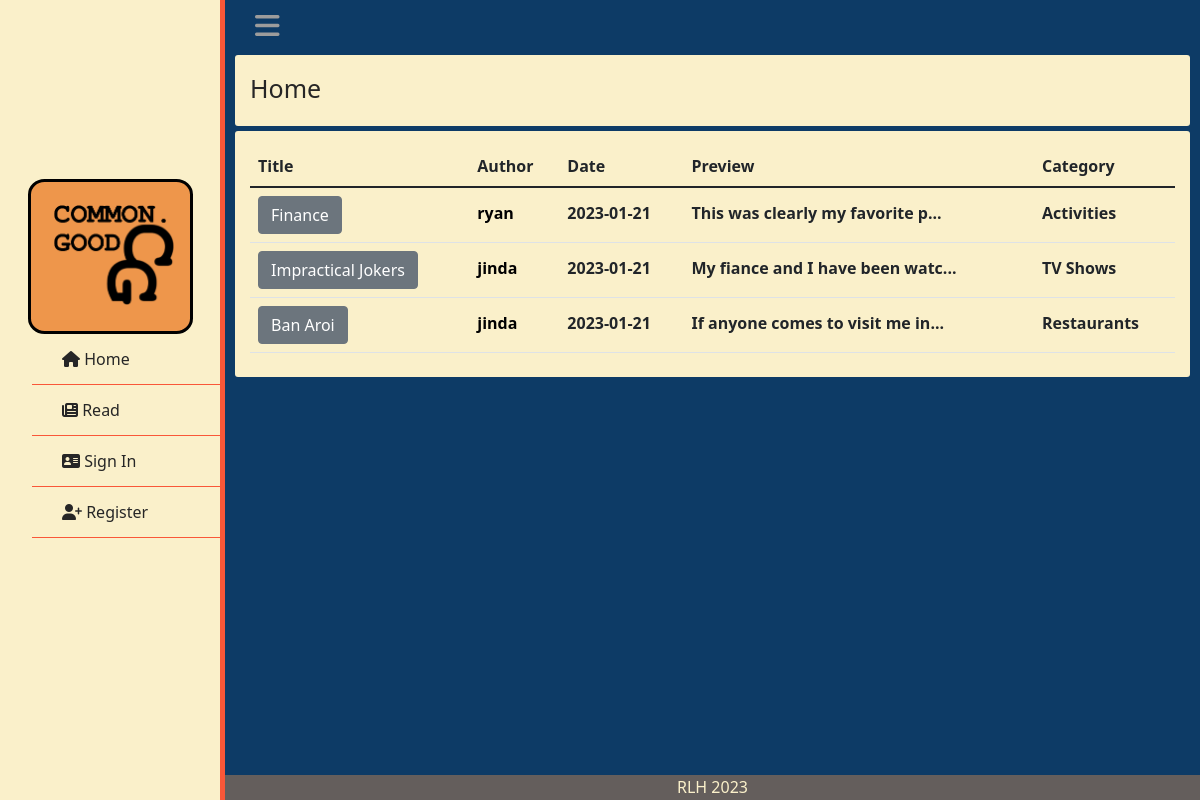
The page / on the database its author committed.
### tables this page shows
CREATE TABLE categories (post_id INTEGER NOT NULL REFERENCES posts(post_id), category TEXT NOT NULL);

CREATE TABLE posts (user_id INTEGER REFERENCES user(id), post_id INTEGER PRIMARY KEY AUTOINCREMENT, title TEXT NOT NULL, body TEXT NOT NULL, time TIMESTAMP NOT NULL);

CREATE TABLE users (id INTEGER PRIMARY KEY AUTOINCREMENT, username TEXT NOT NULL, hash TEXT NOT NULL, ismod TEXT NOT NULL);

### app.py (the view)
@app.route("/", methods=["GET","POST"])
def index():
    if session.get("username") != None:
        data = select("data.db","SELECT username, title, time, body, post_id, id, category FROM users JOIN ( SELECT * FROM categories JOIN (SELECT DISTINCT title, user_id, body, time, post_id AS pid FROM posts JOIN connections ON user_id = friend_id AND friender_id = ? OR user_id = ?) ON post_id = pid) ON id = user_id ORDER BY time DESC;", (session.get("user_id"), session.get("user_id")))
    else:
        data = select("data.db", "SELECT username, title, time, body, post_id, id, category FROM users JOIN (SELECT * FROM posts JOIN categories ON posts.post_id = categories.post_id) ON user_id = id ORDER BY time DESC;")
    for row in data:
        row["time"] = row["time"].split(' ')
    return render_template("index.html", posts=data)

### helpers.py (called while the page is built)
def select(database, query:str, query_variable=None):
    connection = sqlite3.connect(database)
    cur = connection.cursor()
    if not isinstance(query_variable, tuple) and query_variable != None:
        query_variable = tuple([query_variable])
    if query_variable == None:
        cur.execute(query)
    elif len(query_variable) > 1:
        cur.execute(query, query_variable)
    else:
        cur.execute(query, query_variable)
    names = list(map(lambda x: x[0], cur.description))
    db = cur.fetchall()
    dictlist = []
    for row in range(len(db)):
        currow = db[row]
        currowdict = {}
        for col in range(len(currow)):
            currowdict[names[col]] = currow[col]
        dictlist.append(currowdict)
    return dictlist

### templates/index.html (shortened to what this page needs)
{% extends "layout.html" %}
{% block main %}
    <div class="box">
        <p class="formtitle">Home</p>
    </div>
    <div class="box">
        <table class="table">
            <thead>
                <tr>
                    <th scope="col">Title</th>
                    <th scope="col">Author</th>
                    <th scope="col">Date</th>
                    <th scope="col">Preview</th>
                    <th scope="col">Category</th>
                </tr>
            </thead>
            <tbody>
            {% for row in posts: %}
            <tr class="postrow">
                <th scope="row"><form action="/review" method="post"><button class="btn btn-secondary" type="submit" name="id" value="{{ row['post_id'] }}">{{ row["title"] }}</button></form></th>
                <th><form action="/usrprofile" method="post"><button type="submit" name="id" value="{{ row['id'] }}" class="proflink">{{ row["username"] }}</button></form></th>
                <th>{{ row["time"][0] }}</th>
                <th>{{ row["body"][:30] }}...</th>
                <th>{{ row["category"] }}</th>
            </tr>
            {% endfor %}
            </tbody>
        </table>
    </div>
{% endblock %}

### templates/layout.html (shortened to what this page needs)
<!DOCTYPE html>
<html lang="en">
    <head>
        <link href="https://cdn.jsdelivr.net/npm/bootstrap@5.1.3/dist/css/bootstrap.min.css" rel="stylesheet">
        <link href="/static/styles.css" rel="stylesheet">
        <link rel="stylesheet" href="https://use.fontawesome.com/releases/v6.2.1/css/all.css">
    </head>
    <body>
        <div class="wrapper">
            <div class="sidebar">
                <div class="sitename">
                    <p><a href="/"><img id="logo" src="/static/images/ProjectLogo.png" alt="Home"></a></p>
                </div>
                <ul>
                    <li>
                        <a href="/" class="active">
                            <span class="icon"><i class="fa-solid fa-house"></i></span>
                            <span class="item">Home</span>
                        </a>
                    </li>
                    <li>
                        <a href="/read" class="active">
                            <span class="icon"><i class="fa-solid fa-newspaper"></i></span>
                            <span class="item">Read</span>
                        </a>
                    </li>
                    {% if session.get("username") == None %}
                    <li>
                        <a href="/login" class="active">
                            <span class="icon"><i class="fa-solid fa-address-card"></i></span>
                            <span class="item">Sign In</span>
                        </a>
                    </li>
                    <li>
                        <a href="/register" class="active">
                            <span class="icon"><i class="fa-solid fa-user-plus"></i></span>
                            <span class="item">Register</span>
                        </a>
                    </li>
                    {% endif %}
                    <li>
                        <br>
                        <br>
                        <br>
                    </li>
                </ul>
            </div>
            <div class="nav">
                <div class="top_navbar">
                    <div class="hamburger">
                        <a href="#">
                            <i class="fa-solid fa-bars"></i>
                        </a>
                    </div>
                </div>
            </div>
            <div class="mainwrapper">
                {% block main %}
                {% endblock %}
            </div>
        </div>
        <div id="footer">
            <a id="footerlink" href="https://www.github.com/roxensox">RLH 2023</a>
        </div>
    </body>
</html>

### static/styles.css (style rules this page uses)
* { list-style: none; text-decoration: none; margin: 0; padding: 0; box-sizing: border-box; font-family: system-ui, -apple-system, BlinkMacSystemFont, 'Segoe UI', Roboto, Oxygen, Ubuntu, Cantarell, 'Open Sans', 'Helvetica Neue', sans-serif; transition: all 0.5s ease; }
.box { background-color: #FAF0CA; padding: 15px 15px 8px 15px; margin-left: 10px; margin-right: 10px; margin-top:5px; margin-bottom: 5px; border-radius: 3px; }
.formtitle { margin-bottom: 10px; font-size: 25px; color: #262626; }
.postrow { vertical-align: baseline; }
.proflink { background-color: #FAF0CA; border: none; font-weight: bold; }
.active { text-decoration: none; color: #262626; transition: none; }
body { background: #0D3B66; }
#footer { text-align:center; margin-bottom: 0; background-color: #ee974b62; position: absolute; bottom: 0px; height: 25px; width: calc(100% - 225px); margin-left: 225px; }
#footerlink { text-decoration: none; color: #FAF0CA; }
#logo { display: block; width: 120px; height: 100px; margin: 10%; }
.mainwrapper { margin-top: 0px; margin-left: 225px; width: calc(100% - 225px); color: #292929; }
.sitename { top: 0; padding: 10px; height: fit-content; background-color: #EE964B; border-radius: 10%; border: 3px solid black; text-align: center; color: white; width: 75%; margin-left: 12.5%; margin-top: 5px; vertical-align: middle; }
.wrapper .sidebar ul li a { display: block; padding: 13px 30px; border-bottom: 1px solid #F95738; position: relative; font-size: 16px; }
.wrapper .sidebar ul li a .icon { display: inline-block; }
.wrapper .sidebar { background: #FAF0CA; position: fixed; width: 225px; height: 100%; left: 0px; border-right: solid #F95738 5px; align-content: center; }
.wrapper .nav { width: calc(100% - 225px); margin-left: 225px; }
.wrapper .nav .top_navbar { height: 50px; display: flex; align-items: center; padding: 0 30px; }
.wrapper .nav .top_navbar .hamburger a { font-size: 28px; color: #9c9c9c; }

### rows shown on the page
categories: {{ row['post_id'] }} 25 (drawn), title "Finance", {{ row['id'] }} 29 (drawn), username "ryan", row "2023-01-21", body "This was clearly my favorite p", category "Activities"
categories: {{ row['post_id'] }} 24 (drawn), title "Impractical Jokers", {{ row['id'] }} 30 (drawn), username "jinda", row "2023-01-21", body "My fiance and I have been watc", category "TV Shows"
categories: {{ row['post_id'] }} 23 (drawn), title "Ban Aroi", {{ row['id'] }} 30 (drawn), username "jinda", row "2023-01-21", body "If anyone comes to visit me in", category "Restaurants"
